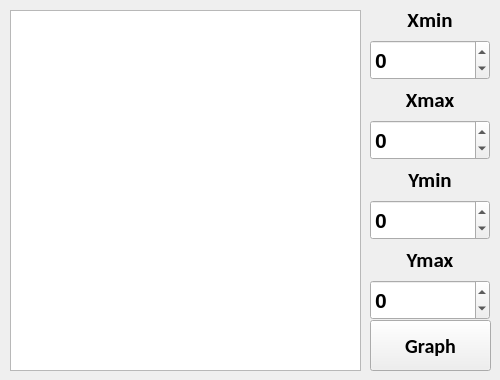
    <widget class="QWidget" name="graph_tab">
     <attribute name="title">
      <string>Graph</string>
     </attribute>
     <widget class="QGraphicsView" name="graphicsView">
      <property name="geometry">
       <rect>
        <x>10</x>
        <y>10</y>
        <width>351</width>
        <height>361</height>
       </rect>
      </property>
      <property name="styleSheet">
       <string notr="true"/>
      </property>
     </widget>
     <widget class="QLabel" name="x_min_label">
      <property name="geometry">
       <rect>
        <x>370</x>
        <y>0</y>
        <width>120</width>
        <height>40</height>
       </rect>
      </property>
      <property name="font">
       <font>
        <family>Calibri</family>
        <pointsize>16</pointsize>
        <italic>false</italic>
        <bold>true</bold>
       </font>
      </property>
      <property name="styleSheet">
       <string notr="true"/>
      </property>
      <property name="text">
       <string>Xmin</string>
      </property>
      <property name="alignment">
       <set>Qt::AlignmentFlag::AlignCenter</set>
      </property>
     </widget>
     <widget class="QLabel" name="x_max_label">
      <property name="geometry">
       <rect>
        <x>370</x>
        <y>80</y>
        <width>120</width>
        <height>40</height>
       </rect>
      </property>
      <property name="font">
       <font>
        <family>Calibri</family>
        <pointsize>16</pointsize>
        <italic>false</italic>
        <bold>true</bold>
       </font>
      </property>
      <property name="styleSheet">
       <string notr="true"/>
      </property>
      <property name="text">
       <string>Xmax</string>
      </property>
      <property name="alignment">
       <set>Qt::AlignmentFlag::AlignCenter</set>
      </property>
     </widget>
     <widget class="QLabel" name="y_min_label">
      <property name="geometry">
       <rect>
        <x>370</x>
        <y>160</y>
        <width>120</width>
        <height>40</height>
       </rect>
      </property>
      <property name="font">
       <font>
        <family>Calibri</family>
        <pointsize>16</pointsize>
        <italic>false</italic>
        <bold>true</bold>
       </font>
      </property>
      <property name="styleSheet">
       <string notr="true"/>
      </property>
      <property name="text">
       <string>Ymin</string>
      </property>
      <property name="alignment">
       <set>Qt::AlignmentFlag::AlignCenter</set>
      </property>
     </widget>
     <widget class="QLabel" name="y_max_label">
      <property name="geometry">
       <rect>
        <x>370</x>
        <y>240</y>
        <width>120</width>
        <height>40</height>
       </rect>
      </property>
      <property name="font">
       <font>
        <family>Calibri</family>
        <pointsize>16</pointsize>
        <italic>false</italic>
        <bold>true</bold>
       </font>
      </property>
      <property name="styleSheet">
       <string notr="true"/>
      </property>
      <property name="text">
       <string>Ymax</string>
      </property>
      <property name="alignment">
       <set>Qt::AlignmentFlag::AlignCenter</set>
      </property>
     </widget>
     <widget class="QSpinBox" name="spinBox_xmin">
      <property name="geometry">
       <rect>
        <x>370</x>
        <y>40</y>
        <width>120</width>
        <height>40</height>
       </rect>
      </property>
      <property name="font">
       <font>
        <family>Ubuntu</family>
        <pointsize>16</pointsize>
        <italic>false</italic>
        <bold>true</bold>
       </font>
      </property>
      <property name="styleSheet">
       <string notr="true"/>
      </property>
      <property name="minimum">
       <number>-1000000</number>
      </property>
      <property name="maximum">
       <number>1000000</number>
      </property>
     </widget>
     <widget class="QSpinBox" name="spinBox_xmax">
      <property name="geometry">
       <rect>
        <x>370</x>
        <y>120</y>
        <width>120</width>
        <height>40</height>
       </rect>
      </property>
      <property name="font">
       <font>
        <family>Ubuntu</family>
        <pointsize>16</pointsize>
        <italic>false</italic>
        <bold>true</bold>
       </font>
      </property>
      <property name="styleSheet">
       <string notr="true"/>
      </property>
      <property name="minimum">
       <number>-1000000</number>
      </property>
      <property name="maximum">
       <number>1000000</number>
      </property>
     </widget>
     <widget class="QSpinBox" name="spinBox_ymin">
      <property name="geometry">
       <rect>
        <x>370</x>
        <y>200</y>
        <width>120</width>
        <height>40</height>
       </rect>
      </property>
      <property name="font">
       <font>
        <family>Ubuntu</family>
        <pointsize>16</pointsize>
        <italic>false</italic>
        <bold>true</bold>
       </font>
      </property>
      <property name="styleSheet">
       <string notr="true"/>
      </property>
      <property name="minimum">
       <number>-1000000</number>
      </property>
      <property name="maximum">
       <number>1000000</number>
      </property>
     </widget>
     <widget class="QSpinBox" name="spinBox_ymax">
      <property name="geometry">
       <rect>
        <x>370</x>
        <y>280</y>
        <width>120</width>
        <height>40</height>
       </rect>
      </property>
      <property name="font">
       <font>
        <family>Ubuntu</family>
        <pointsize>16</pointsize>
        <italic>false</italic>
        <bold>true</bold>
       </font>
      </property>
      <property name="styleSheet">
       <string notr="true"/>
      </property>
      <property name="minimum">
       <number>-1000000</number>
      </property>
      <property name="maximum">
       <number>1000000</number>
      </property>
     </widget>
     <widget class="QPushButton" name="graphics_button">
      <property name="geometry">
       <rect>
        <x>370</x>
        <y>320</y>
        <width>121</width>
        <height>51</height>
       </rect>
      </property>
      <property name="font">
       <font>
        <family>Calibri</family>
        <pointsize>15</pointsize>
        <italic>false</italic>
        <bold>true</bold>
       </font>
      </property>
      <property name="styleSheet">
       <string notr="true"/>
      </property>
      <property name="text">
       <string>Graph</string>
      </property>
     </widget>
    </widget>
